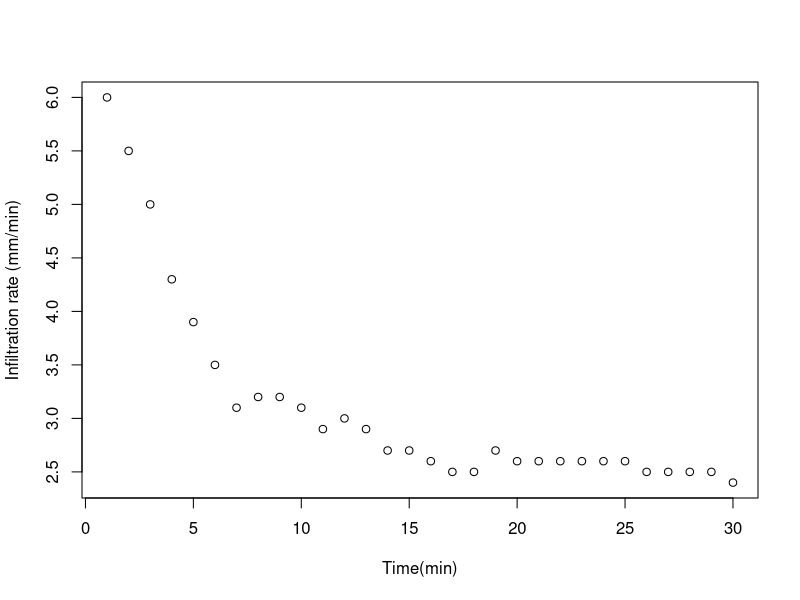
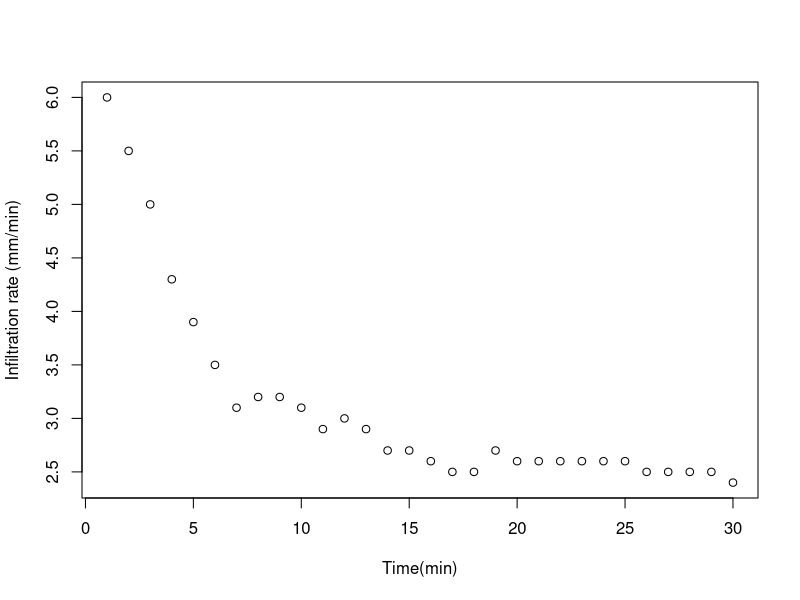
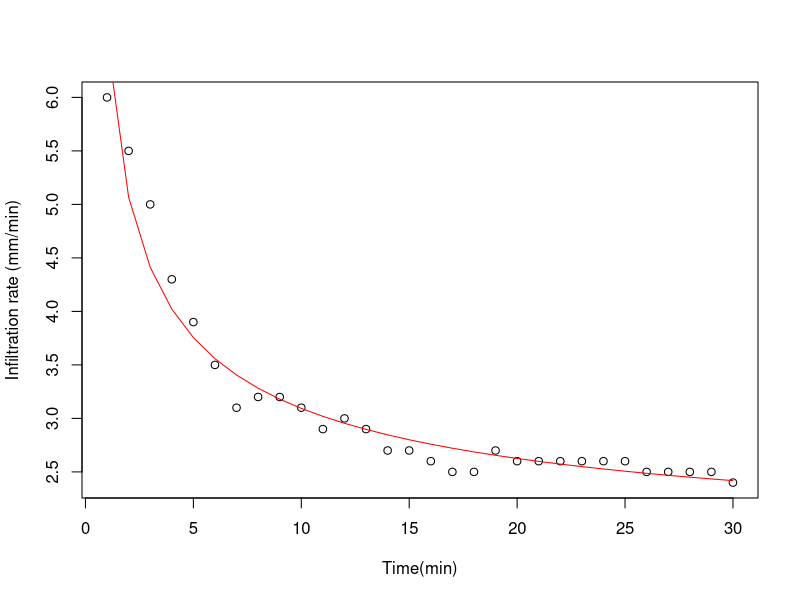

These charts were generated, in order, by the following R code:
## ---- chunk 1
t=1:30
i=c(6,5.5,5,4.3,3.9,3.5,3.1,3.2,3.2,3.1,2.9,3,2.9,2.7,2.7,2.6,2.5,2.5,
2.7,2.6,2.6,2.6,2.6,2.6,2.6,2.5,2.5,2.5,2.5,2.4)
plot(t,i,xlab="Time(min)",ylab="Infiltration rate (mm/min)");
## ---- chunk 2
t=1:30
i=c(6,5.5,5,4.3,3.9,3.5,3.1,3.2,3.2,3.1,2.9,3,2.9,2.7,2.7,2.6,2.5,2.5,
2.7,2.6,2.6,2.6,2.6,2.6,2.6,2.5,2.5,2.5,2.5,2.4)
plot(t,i,xlab="Time(min)",ylab="Infiltration rate (mm/min)");
## ---- chunk 3
t=1:30
i=c(6,5.5,5,4.3,3.9,3.5,3.1,3.2,3.2,3.1,2.9,3,2.9,2.7,2.7,2.6,2.5,2.5,
2.7,2.6,2.6,2.6,2.6,2.6,2.6,2.5,2.5,2.5,2.5,2.4)
model=lm(i~{1/sqrt(t)})
S=1/(2*model$coefficients[2]);K=model$coefficients[1]
plot(t,i,xlab="Time(min)",ylab="Infiltration rate (mm/min)");lines(t,1/(2*S*sqrt(t))+K,col="red")
